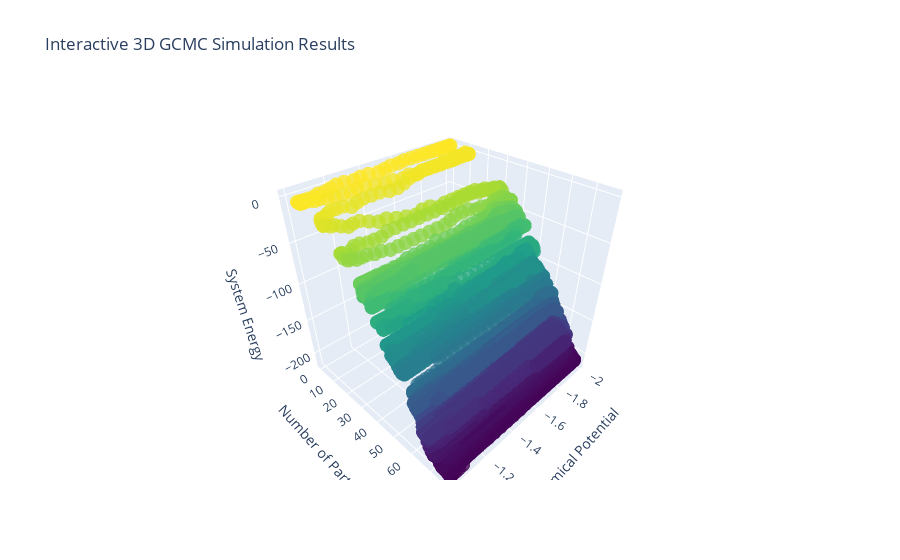

Write notebook code for a chart like this one.
### Markdown cell above
This is a test for 3D model Case

### Code cell
from mpl_toolkits.mplot3d import Axes3D
import plotly.graph_objects as go

class GCMCSimulation:
    def __init__(self, volume, temperature, chemical_potential, max_particles):
        self.volume = volume
        self.temperature = temperature
        self.chemical_potential = chemical_potential
        self.max_particles = max_particles
        self.particles = []
        self.energy = 0

    def lennard_jones_potential(self, r):
        epsilon = 1.0  # Energy parameter
        sigma = 1.0    # Distance parameter
        return 4 * epsilon * ((sigma / r)**12 - (sigma / r)**6)

    def calculate_total_energy(self):
        total_energy = 0
        for i in range(len(self.particles)):
            for j in range(i + 1, len(self.particles)):
                r = np.linalg.norm(self.particles[i] - self.particles[j])
                total_energy += self.lennard_jones_potential(r)
        return total_energy

    def attempt_insertion(self):
        if len(self.particles) >= self.max_particles:
            return False

        new_particle = np.random.rand(3) * self.volume**(1/3)
        delta_energy = sum(self.lennard_jones_potential(np.linalg.norm(new_particle - p)) for p in self.particles)
        
        acceptance_probability = (self.volume / (len(self.particles) + 1)) * np.exp(-(delta_energy - self.chemical_potential) / self.temperature)
        
        if random.random() < acceptance_probability:
            self.particles.append(new_particle)
            self.energy += delta_energy
            return True
        return False

    def attempt_deletion(self):
        if not self.particles:
            return False

        particle_index = random.randint(0, len(self.particles) - 1)
        particle = self.particles[particle_index]
        delta_energy = -sum(self.lennard_jones_potential(np.linalg.norm(particle - p)) for p in self.particles if not np.array_equal(particle, p))
        
        acceptance_probability = (len(self.particles) / self.volume) * np.exp(-(delta_energy + self.chemical_potential) / self.temperature)
        
        if random.random() < acceptance_probability:
            self.particles.pop(particle_index)
            self.energy += delta_energy
            return True
        return False

    def run_simulation(self, num_steps):
        particle_counts = []
        energies = []
        chemical_potentials = []
        for step in range(num_steps):
            if random.random() < 0.5:
                self.attempt_insertion()
            else:
                self.attempt_deletion()
            particle_counts.append(len(self.particles))
            energies.append(self.energy)
            # Vary chemical potential slightly for 3D effect
            self.chemical_potential += np.sin(step * 0.1) * 0.05
            chemical_potentials.append(self.chemical_potential)
        return particle_counts, energies, chemical_potentials

# Run the simulation
volume = 100
temperature = 1.0
initial_chemical_potential = -2.0
max_particles = 100
num_steps = 10000

simulation = GCMCSimulation(volume, temperature, initial_chemical_potential, max_particles)
particle_counts, energies, chemical_potentials = simulation.run_simulation(num_steps)

# 3D Plotting
fig = plt.figure(figsize=(12, 8))
ax = fig.add_subplot(111, projection='3d')

ax.scatter(chemical_potentials, particle_counts, energies, c=energies, cmap='viridis')
ax.set_xlabel('Chemical Potential')
ax.set_ylabel('Number of Particles')
ax.set_zlabel('System Energy')
ax.set_title('3D GCMC Simulation Results')

plt.colorbar(ax.scatter(chemical_potentials, particle_counts, energies, c=energies, cmap='viridis'), 
             label='Energy', ax=ax)

plt.tight_layout()
plt.show()

###Interactive 3D Graph
# fig = go.Figure(data=[go.Scatter3d(
#     x=chemical_potentials,
#     y=particle_counts,
#     z=energies,
#     mode='markers',
#     marker=dict(
#         size=5,
#         color=energies,
#         colorscale='Viridis',
#         opacity=0.8
#     )
# )])

# fig.update_layout(scene=dict(
#     xaxis_title='Chemical Potential',
#     yaxis_title='Number of Particles',
#     zaxis_title='System Energy'
# ),
# title='Interactive 3D GCMC Simulation Results')

# fig.show()

### Figure 1 — Plotly figure (JSON) as saved in the notebook; plotly's stock layout.template omitted (floating-point values rounded to 4 significant figures; data arrays with more than 128 entries replaced by an {"elided": "..."} marker saying what was removed)
{"data": [{"marker": {"color": {"elided": "10000 float values"}, "colorscale": [[0, "#440154"], [0.1111, "#482878"], [0.2222, "#3e4989"], [0.3333, "#31688e"], [0.4444, "#26828e"], [0.5556, "#1f9e89"], [0.6667, "#35b779"], [0.7778, "#6ece58"], [0.8889, "#b5de2b"], [1, "#fde725"]], "opacity": 0.8, "size": 5}, "mode": "markers", "type": "scatter3d", "x": {"elided": "10000 float values"}, "y": {"elided": "10000 int values"}, "z": {"elided": "10000 float values"}}], "layout": {"scene": {"xaxis": {"title": {"text": "Chemical Potential"}}, "yaxis": {"title": {"text": "Number of Particles"}}, "zaxis": {"title": {"text": "System Energy"}}}, "title": {"text": "Interactive 3D GCMC Simulation Results"}}}
